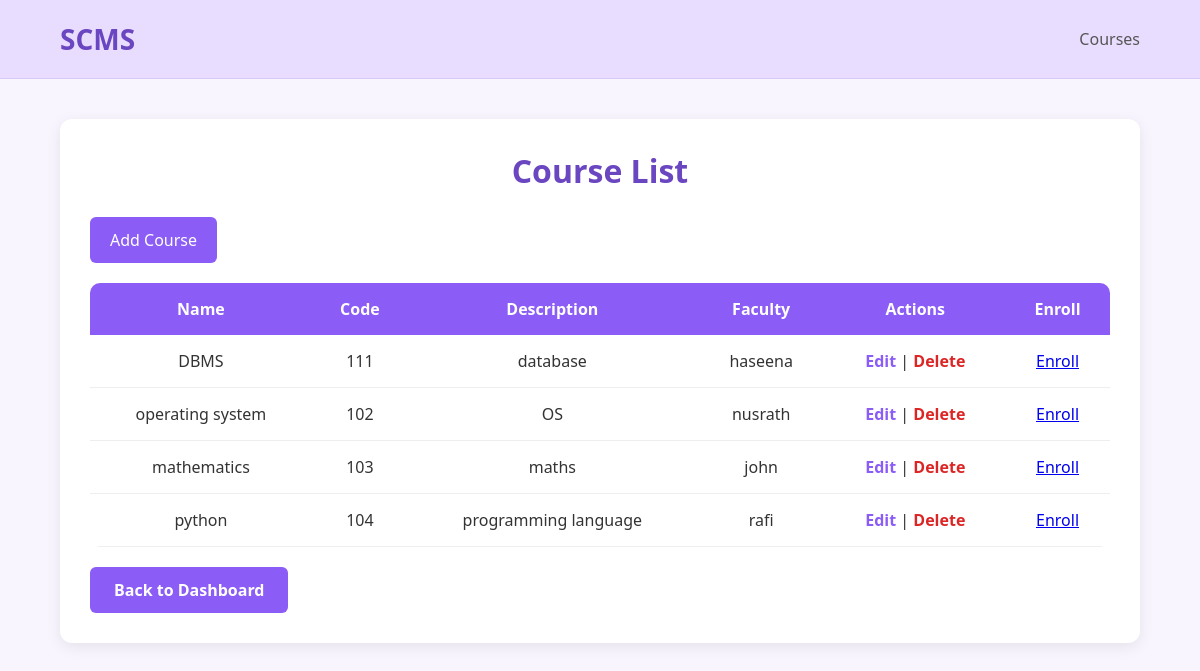
/courses/ (signed in), run on the app's committed database.
### myapp/models.py (models this page shows, shortened)
class Course(models.Model):
    course_name = models.CharField(
        max_length=100
    )
    course_code = models.CharField(
        max_length=20,
        unique=True
    )
    description = models.TextField()
    faculty = models.ForeignKey(
        User,
        on_delete=models.SET_NULL,
        null=True,
        blank=True
    )

### myapp/views.py (the view)
@login_required
def course_list(request):
    courses = Course.objects.all()
    return render(
        request,
        'course_list.html',
        {'courses': courses}
    )

### templates/course_list.html (shortened to what this page needs)
<!DOCTYPE html>
<html lang="en">
<head>
</head>
<body>
    <div class="head">
        <h2>SCMS</h2>
        <span>Courses</span>
    </div>
    <div class="container">
        <div class="card">
            <h1>Course List</h1>
            <a href="{% url 'add_course' %}" class="add-btn">
                Add Course
            </a>
            <table>
                <tr>
                    <th>Name</th>
                    <th>Code</th>
                    <th>Description</th>
                    <th>Faculty</th>
                    <th>Actions</th>
                    <th>Enroll</th>
                </tr>
                {% for course in courses %}
                <tr>
                    <td>{{ course.course_name }}</td>
                    <td>{{ course.course_code }}</td>
                    <td>{{ course.description }}</td>
                    <td>{{ course.faculty }}</td>
                    <td>
                        <a href="{% url 'edit_course' course.id %}" class="edit-btn">
                            Edit
                        </a>
                        |
                        <a href="{% url 'delete_course' course.id %}" class="delete-btn">
                            Delete
                        </a>
                    </td>
                    <td>
                        {% if not request.user.is_superuser %}
                        <a href="{% url 'enroll_course' course.id %}">
                            Enroll
                        </a>
                        {% endif %}
                    </td>
                </tr>
                {% endfor %}
            </table>
            {% if request.user.is_superuser %}
            <a href="{% url 'admin_dashboard' %}" class="back-btn">
                Back to Dashboard
            </a>
            {% elif request.user.userprofile.role == 'Faculty' %}
            <a href="{% url 'faculty_dashboard' %}" class="back-btn">
                Back to Dashboard
            </a>
            {% else %}
            <a href="{% url 'student_dashboard' %}" class="back-btn">
                Back to Dashboard
            </a>
            {% endif %}
        </div>
    </div>
</body>
</html>

### templates/course_list.html (style rules this page uses)
* { margin: 0; padding: 0; box-sizing: border-box; }
body { font-family: 'Segoe UI', sans-serif; background: #f8f5ff; color: #333; min-height: 100vh; }
.head { display: flex; justify-content: space-between; align-items: center; padding: 20px 60px; background-color: #e9ddff; border-bottom: 1px solid #d8c8f5; }
.head h2 { color: #6b46c1; font-size: 28px; }
.head span { color: #555; font-size: 16px; }
.container { width: 90%; max-width: 1200px; margin: 40px auto; }
.card { background: white; padding: 30px; border-radius: 12px; box-shadow: 0 4px 15px rgba(0, 0, 0, .08); }
h1 { text-align: center; color: #6b46c1; margin-bottom: 25px; }
.add-btn { display: inline-block; text-decoration: none; background: #8b5cf6; color: white; padding: 12px 20px; border-radius: 6px; margin-bottom: 20px; transition: .3s; }
table { width: 100%; border-collapse: collapse; background: white; border-radius: 10px; overflow: hidden; }
th { background: #8b5cf6; color: white; padding: 15px; }
td { padding: 15px; border-bottom: 1px solid #eee; text-align: center; }
.edit-btn { color: #8b5cf6; text-decoration: none; font-weight: 600; }
.delete-btn { color: #dc2626; text-decoration: none; font-weight: 600; }
.back-btn { display: inline-block; text-decoration: none; background: #8b5cf6; color: white; padding: 12px 24px; border-radius: 6px; font-weight: 600; margin-top: 20px; transition: .3s; }

### data on the page
Course: course_name "DBMS", course_code "111", description "database", faculty "haseena"
Course: course_name "operating system", course_code "102", description "OS", faculty "nusrath"
Course: course_name "mathematics", course_code "103", description "maths", faculty "john"
Course: course_name "python", course_code "104", description "programming language", faculty "rafi"
